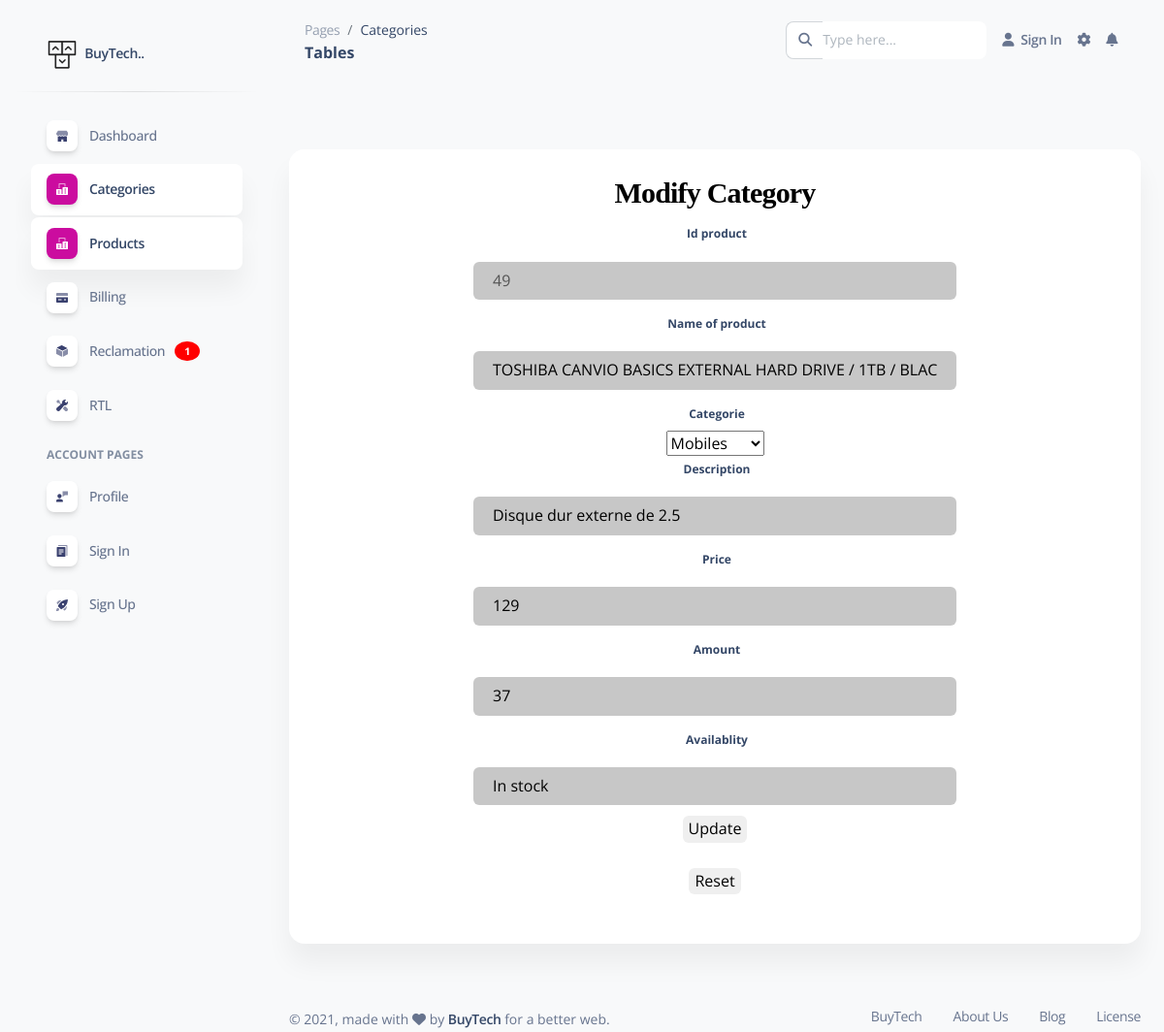
Before: /V/modifierProduits.php?idprod=49 with the older database file.
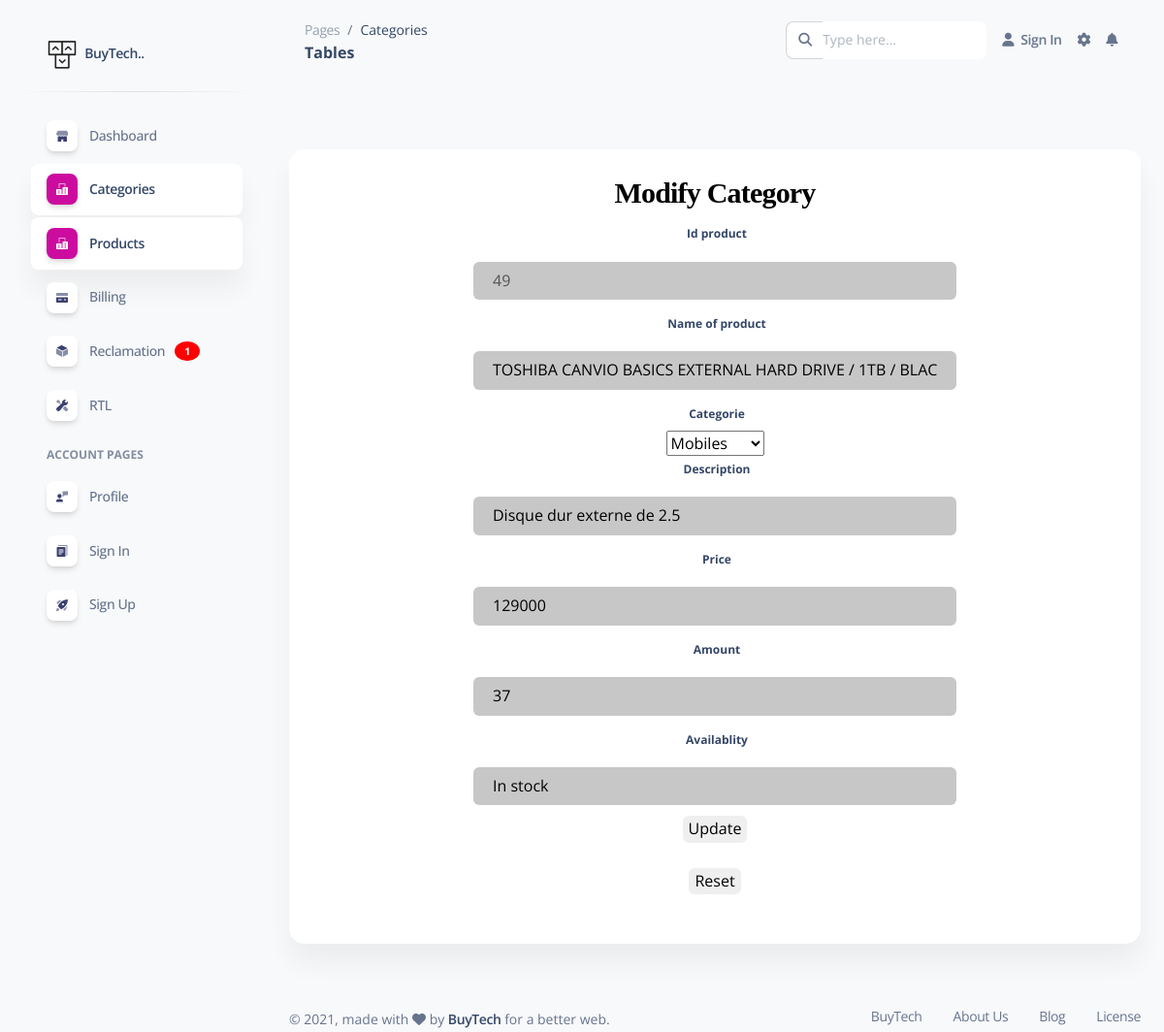
After: the same page with the newer database file.
### tables this page shows
CREATE TABLE `produits` (
  `idprod` int(20) NOT NULL,
  `nom` varchar(60) NOT NULL,
  `int_cat` int(20) NOT NULL,
  `description` text NOT NULL,
  `prix` float NOT NULL,
  `quantite` int(100) NOT NULL,
  `disponibilite` varchar(70) NOT NULL,
  `image` longblob NOT NULL
);

### C/reclamationC.php (called while the page is built, shortened)
<?php
class reclamationC{
    function totalreclamationetat($etat)
    {
        $db = config::getConnexion();
        $sql="SELECT count(*)  from reclamation where $etat='treated'";
        $sth = $db->prepare("$sql");
        $sth->execute();
        $total=$sth->fetchColumn();
        return$total;
    }
}
?>

### C/ProduitC.php (called while the page is built, shortened)
<?php
    class ProduitsCore {
function recupererProduits($idprod){
		$sql="SELECT * from produits where idprod=$idprod";
		$db = config::getConnexion();
		try{
		$liste=$db->query($sql);
		return $liste;
		}
        catch (Exception $e){
            die('Erreur: '.$e->getMessage());
        }
	}
	}
?>

### C/CategorieC.php (called while the page is built, shortened)
<?php
    class CategoriesCore {
	function afficherCategories(){
		$sql="SELECT * From categories";
		$db = config::getConnexion();
		try{
		$liste=$db->query($sql);
		return $liste;
		}
        catch (Exception $e){
            die('Erreur: '.$e->getMessage());
        }
	}
}
?>

### V/modifierProduits.php (the view, shortened to what the changed rows need)
<!DOCTYPE html>
<html class="no-js" lang="en">
<?PHP
include_once "../C/ProduitC.php";
include '../C/reclamationC.php';
$reclamation= new reclamationC;
$total=$reclamation->totalreclamation();
$totaltreated=$reclamation->totalreclamationetat('etat');
$totalwaiting=$total-$totaltreated;
if (isset($_GET['idprod']))
{
    $ProduitsCore=new ProduitsCore();
    $result=$ProduitsCore-> recupererProduits($_GET['idprod']);
    foreach($result as $row)
    {
        $idprod=$row['idprod'];
        $nom=$row['nom'];
        $description=$row['description'];
        $prix=$row['prix'];
        $quantite=$row['quantite'];
        $disponibilite=$row['disponibilite'];
    ?>
    <?php
}
?>
<?PHP
include "../C/CategorieC.php";
$CategoriesCore=new CategoriesCore();
$listeCategories=$CategoriesCore->afficherCategories();
?>
<head>
  <link href="../assets/css/nucleo-icons.css" rel="stylesheet" />
  <link href="../assets/css/nucleo-svg.css" rel="stylesheet" />
  <link href="../assets/css/nucleo-svg.css" rel="stylesheet" />
  <link id="pagestyle" href="../assets/css/soft-ui-dashboard.css?v=1.0.3" rel="stylesheet" />
  <link href="../assets/css/main.css" rel="stylesheet" />
  <link rel="stylesheet" href="reclamationchart.css">
</head>
<body class="g-sidenav-show  bg-gray-100">
  <aside class="sidenav navbar navbar-vertical navbar-expand-xs border-0 border-radius-xl my-3 fixed-start ms-3 " id="sidenav-main">
    <div class="sidenav-header">
      <a class="navbar-brand m-0" href="https://demos.creative-tim.com/soft-ui-dashboard/pages/dashboard.html" target="_blank">
        <img src="../assets/img/logo-ct.png" class="navbar-brand-img h-100" alt="main_logo">
        <span class="ms-1 font-weight-bold">BuyTech..</span>
      </a>
    </div>
    <hr class="horizontal dark mt-0">
    <div class="collapse navbar-collapse  w-auto  max-height-vh-100 h-100" id="sidenav-collapse-main">
      <ul class="navbar-nav">
        <li class="nav-item">
        <a class="nav-link  " href="dashboard.php">
            <div class="icon icon-shape icon-sm shadow border-radius-md bg-white text-center me-2 d-flex align-items-center justify-content-center">
            </div>
            <span class="nav-link-text ms-1">Dashboard</span>
          </a>
        </li>
        <li class="nav-item">
        <a class="nav-link  active" href="categories.php">
            <div class="icon icon-shape icon-sm shadow border-radius-md bg-white text-center me-2 d-flex align-items-center justify-content-center">
            </div>
            <span class="nav-link-text ms-1">Categories</span>
          </a>
        </li>
        <li class="nav-item">
        <a class="nav-link  active" href="produits.php">
            <div class="icon icon-shape icon-sm shadow border-radius-md bg-white text-center me-2 d-flex align-items-center justify-content-center">
            </div>
            <span class="nav-link-text ms-1">Products</span>
          </a>
        </li>
        <li class="nav-item">
          <a class="nav-link  " href="../pages/billing.html">
            <div class="icon icon-shape icon-sm shadow border-radius-md bg-white text-center me-2 d-flex align-items-center justify-content-center">
            </div>
            <span class="nav-link-text ms-1">Billing</span>
          </a>
        </li>
        <li class="nav-item">
          <a class="nav-link  " href="reclamation.php">
            <div class="icon icon-shape icon-sm shadow border-radius-md bg-white text-center me-2 d-flex align-items-center justify-content-center">
            </div>
            <span class="nav-link-text ms-1">Reclamation</span>
            <?php if ($totalwaiting!= '0'){?>
              <span class="badge" ><?php echo ($totalwaiting)?></span>
              <?php
              }
              ?>
          </a>
        </li>
        <li class="nav-item">
          <a class="nav-link  " href="../pages/rtl.html">
            <div class="icon icon-shape icon-sm shadow border-radius-md bg-white text-center me-2 d-flex align-items-center justify-content-center">
            </div>
            <span class="nav-link-text ms-1">RTL</span>
          </a>
        </li>
        <li class="nav-item mt-3">
          <h6 class="ps-4 ms-2 text-uppercase text-xs font-weight-bolder opacity-6">Account pages</h6>
        </li>
        <li class="nav-item">
          <a class="nav-link  " href="../pages/profile.html">
            <div class="icon icon-shape icon-sm shadow border-radius-md bg-white text-center me-2 d-flex align-items-center justify-content-center">
            </div>
            <span class="nav-link-text ms-1">Profile</span>
          </a>
        </li>
        <li class="nav-item">
          <a class="nav-link  " href="../pages/sign-in.html">
            <div class="icon icon-shape icon-sm shadow border-radius-md bg-white text-center me-2 d-flex align-items-center justify-content-center">
            </div>
            <span class="nav-link-text ms-1">Sign In</span>
          </a>
        </li>
        <li class="nav-item">
          <a class="nav-link  " href="../pages/sign-up.html">
            <div class="icon icon-shape icon-sm shadow border-radius-md bg-white text-center me-2 d-flex align-items-center justify-content-center">
            </div>
            <span class="nav-link-text ms-1">Sign Up</span>
          </a>
        </li>
      </ul>
    </div>
  </aside>
  <main class="main-content position-relative max-height-vh-100 h-100 mt-1 border-radius-lg ">
    <nav class="navbar navbar-main navbar-expand-lg px-0 mx-4 shadow-none border-radius-xl" id="navbarBlur" navbar-scroll="true">
      <div class="container-fluid py-1 px-3">
        <nav aria-label="breadcrumb">
          <ol class="breadcrumb bg-transparent mb-0 pb-0 pt-1 px-0 me-sm-6 me-5">
            <li class="breadcrumb-item text-sm"><a class="opacity-5 text-dark" href="javascript:;">Pages</a></li>
            <li class="breadcrumb-item text-sm text-dark active" aria-current="page">Categories</li>
          </ol>
          <h6 class="font-weight-bolder mb-0">Tables</h6>
        </nav>
        <div class="collapse navbar-collapse mt-sm-0 mt-2 me-md-0 me-sm-4" id="navbar">
          <div class="ms-md-auto pe-md-3 d-flex align-items-center">
            <div class="input-group">
              <span class="input-group-text text-body"><i class="fas fa-search" aria-hidden="true"></i></span>
              <input type="text4" class="form-control" placeholder="Type here...">
            </div>
          </div>
          <ul class="navbar-nav  justify-content-end">
            <li class="nav-item d-flex align-items-center">
              <a href="javascript:;" class="nav-link text-body font-weight-bold px-0">
                <i class="fa fa-user me-sm-1"></i>
                <span class="d-sm-inline d-none">Sign In</span>
              </a>
            </li>
            <li class="nav-item px-3 d-flex align-items-center">
              <a href="javascript:;" class="nav-link text-body p-0">
                <i class="fa fa-cog fixed-plugin-button-nav cursor-pointer"></i>
              </a>
            </li>
            <li class="nav-item dropdown pe-2 d-flex align-items-center">
              <a href="javascript:;" class="nav-link text-body p-0" id="dropdownMenuButton" data-bs-toggle="dropdown" aria-expanded="false">
                <i class="fa fa-bell cursor-pointer"></i>
              </a>
            </li>
          </ul>
        </div>
      </div>
    </nav>
    <div class="container-fluid py-4">
     <br>
     <br>
     <div class="row">
        <div class="col-12">
          <div class="card mb-4">
            <div class="card-header pb-0">
             <h3 align="center" >Modify Category</h3>
             <form action="" method="POST">
             <div class="wrap-table1000">
                   <table border="1" align="center">
    <center>
        <div>
        <label>Id product</label></br>
        <input class="controle" type="number" name="idprod" value="<?php echo $idprod; ?>" disabled>
        </div>
         <div>
        <label> Name of product</label></br>
        <input   class="controle"  type="text" id= "nom" name="nom" value="<?php echo $nom ?>">
        </div>
        <div>
        <label>Categorie </label></br>
         <select class="controle"  name="int_cat"  >
            <?PHP
            foreach($listeCategories as $row){
            ?>
            <option value="<?PHP echo $row['int_cat']; ?>"><?PHP echo $row['nom_cat'] ?>
            </option>
            <?PHP } ?>
          </select>
        </div>
        <div>
        <label>Description</label></br>
        <input   class="controle" type="text" name="description" id="description" value="<?php echo $description ?>">
        </div>
        <div>
        <label>Price</label></br>
        <input   class="controle" type="number" min="1" max="100,000,000" type="number" name="prix" id="prix" value="<?php echo $prix ?>">
        </div>
        <div>
        <label>Amount</label></br>
        <input   class="controle" type="text" min="0" max="10000"  type="number" name="quantite" id="quantite" value="<?php echo $quantite ?>">
        </div>
        <div>
        <label>Availablity</label></br>
        <input  class="controle"  type="text" name="disponibilite" id="disponibilite" value="<?php echo $disponibilite ?>">
        </div>
      <input type="submit" name="Update" id="Update" value="Update" href="produits.php" >
   <br><input type="reset" value="Reset">
</table>
   </form>
    <?php
     }
   ?>
                 </div> </div>   <br></div> </div>
                </div> </div>
           </main></div>
         </body>
         </html>

Changed rows visible on the page:
changed produits "TOSHIBA CANVIO BASICS EXTERNAL HARD DRIVE / 1TB / BLACK": prix "129" → "129000"
